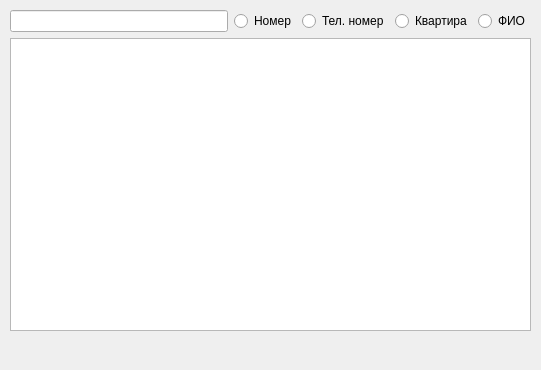
<?xml version="1.0" encoding="UTF-8"?>
<ui version="4.0">
 <class>MainWindow</class>
 <widget class="QMainWindow" name="MainWindow">
  <property name="geometry">
   <rect>
    <x>0</x>
    <y>0</y>
    <width>541</width>
    <height>370</height>
   </rect>
  </property>
  <property name="windowTitle">
   <string>CarNumbers</string>
  </property>
  <widget class="QWidget" name="centralwidget">
   <widget class="QWidget" name="">
    <property name="geometry">
     <rect>
      <x>10</x>
      <y>10</y>
      <width>521</width>
      <height>321</height>
     </rect>
    </property>
    <layout class="QVBoxLayout" name="verticalLayout">
     <item>
      <layout class="QHBoxLayout" name="horizontalLayout">
       <item>
        <widget class="QLineEdit" name="input_">
         <property name="font">
          <font>
           <stylestrategy>PreferAntialias</stylestrategy>
          </font>
         </property>
         <property name="clearButtonEnabled">
          <bool>true</bool>
         </property>
        </widget>
       </item>
       <item>
        <widget class="QRadioButton" name="number">
         <property name="font">
          <font>
           <stylestrategy>PreferAntialias</stylestrategy>
          </font>
         </property>
         <property name="text">
          <string>Номер</string>
         </property>
        </widget>
       </item>
       <item>
        <widget class="QRadioButton" name="phone">
         <property name="font">
          <font>
           <stylestrategy>PreferAntialias</stylestrategy>
          </font>
         </property>
         <property name="text">
          <string>Тел. номер</string>
         </property>
        </widget>
       </item>
       <item>
        <widget class="QRadioButton" name="flat">
         <property name="font">
          <font>
           <stylestrategy>PreferAntialias</stylestrategy>
          </font>
         </property>
         <property name="text">
          <string>Квартира</string>
         </property>
        </widget>
       </item>
       <item>
        <widget class="QRadioButton" name="name">
         <property name="text">
          <string>ФИО</string>
         </property>
        </widget>
       </item>
      </layout>
     </item>
     <item>
      <widget class="QTextEdit" name="result">
       <property name="readOnly">
        <bool>true</bool>
       </property>
      </widget>
     </item>
    </layout>
   </widget>
  </widget>
  <widget class="QMenuBar" name="menubar">
   <property name="geometry">
    <rect>
     <x>0</x>
     <y>0</y>
     <width>541</width>
     <height>25</height>
    </rect>
   </property>
   <property name="font">
    <font>
     <stylestrategy>PreferAntialias</stylestrategy>
    </font>
   </property>
   <property name="cursor">
    <cursorShape>PointingHandCursor</cursorShape>
   </property>
  </widget>
 </widget>
 <resources/>
 <connections/>
</ui>
